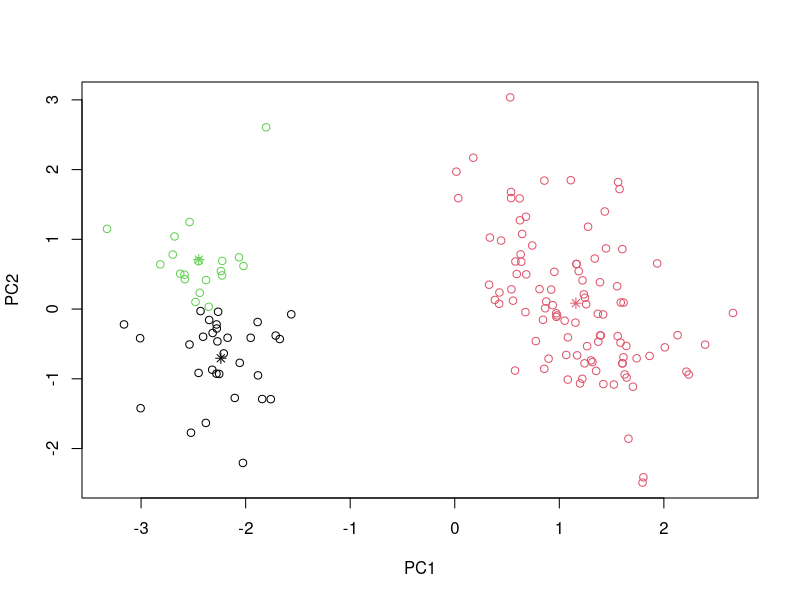
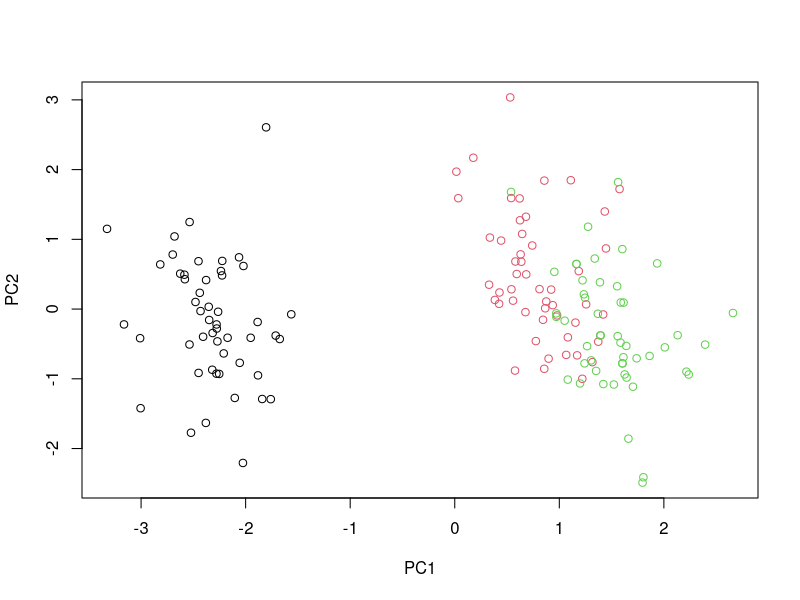

Here is the R script that generated these plots, in order:
iris.log <- log(iris[, 1:4])
iris.stand <- scale(iris.log, center = TRUE)
iris.pca <- prcomp(iris.stand)
iris.final <- predict(iris.pca)[, 1:2]
cl <- kmeans(iris.final, 3)
plot(iris.final, col = cl$cluster)
points(cl$centers, col = 1:5, pch = 8)
plot(iris.final, col = iris$Species)
